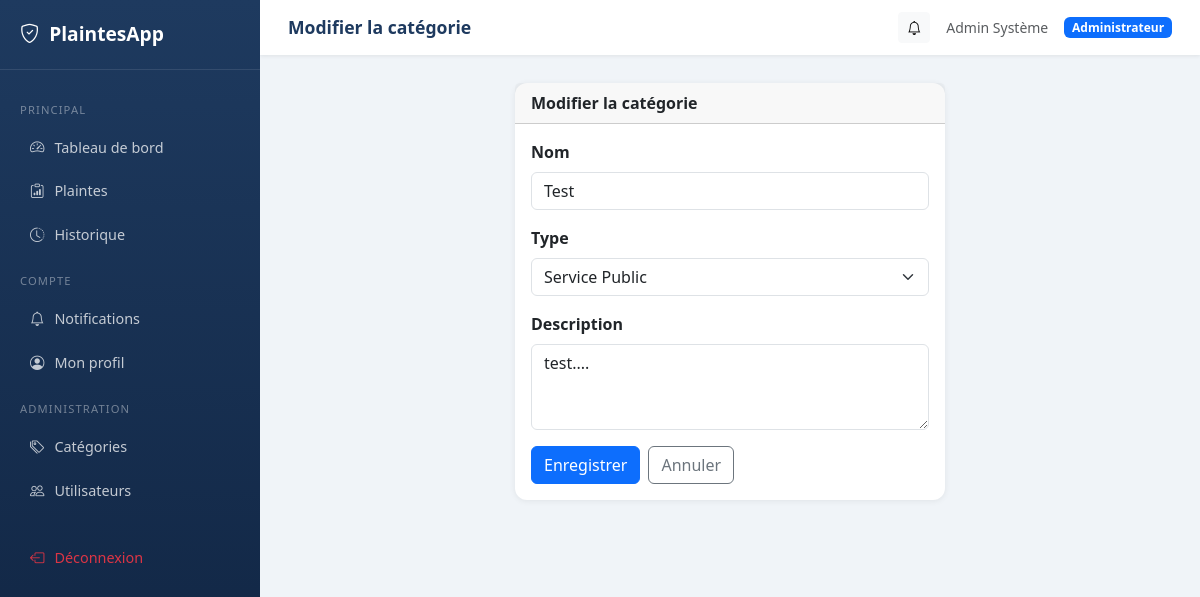
Screenshot of /categories/2/modifier/ (signed in) with the database file from the repository.
### plaintes/models.py (models this page shows, shortened)
class ProfilUtilisateur(models.Model):
    ROLE_CHOICES = [
        ('citoyen', 'Citoyen'),
        ('employe', 'Employé'),
        ('responsable', 'Responsable'),
        ('administrateur', 'Administrateur'),
    ]
    user = models.OneToOneField(User, on_delete=models.CASCADE, related_name='profil')
    role = models.CharField(max_length=20, choices=ROLE_CHOICES, default='citoyen')
    telephone = models.CharField(max_length=20, blank=True)
    adresse = models.TextField(blank=True)
    class Meta:
        verbose_name = "Profil Utilisateur"
        verbose_name_plural = "Profils Utilisateurs"

class Categorie(models.Model):
    TYPE_CHOICES = [
        ('mairie', 'Mairie'),
        ('entreprise', 'Entreprise'),
        ('service_public', 'Service Public'),
        ('environnement', 'Environnement'),
        ('securite', 'Sécurité'),
        ('autre', 'Autre'),
    ]
    nom = models.CharField(max_length=100)
    description = models.TextField(blank=True)
    type = models.CharField(max_length=50, choices=TYPE_CHOICES, default='autre')
    class Meta:
        verbose_name = "Catégorie"
        verbose_name_plural = "Catégories"

### plaintes/views.py (the view)
# urls.py: path('categories/<int:pk>/modifier/', views.modifier_categorie, name='modifier_categorie'),
@login_required
def modifier_categorie(request, pk):
    if not is_admin(request.user):
        return redirect('dashboard')
    cat = get_object_or_404(Categorie, pk=pk)
    form = CategorieForm(request.POST or None, instance=cat)
    if request.method == 'POST' and form.is_valid():
        form.save()
        messages.success(request, "Catégorie modifiée.")
        return redirect('liste_categories')
    return render(request, 'plaintes/form_categorie.html', {'form': form, 'titre': 'Modifier la catégorie'})

### plaintes/forms.py
class CategorieForm(forms.ModelForm):
    class Meta:
        model = Categorie
        fields = ['nom', 'type', 'description']
        widgets = {
            'nom': forms.TextInput(attrs={'class': 'form-control'}),
            'type': forms.Select(attrs={'class': 'form-select'}),
            'description': forms.Textarea(attrs={'class': 'form-control', 'rows': 3}),
        }

### plaintes/views.py (called while the page is built)
def get_user_role(user):
    try:
        return user.profil.role
    except ProfilUtilisateur.DoesNotExist:
        return 'citoyen'

def is_admin(user):
    return get_user_role(user) == 'administrateur'

### plaintes/templates/plaintes/form_categorie.html (shortened to what this page needs)
{% extends 'plaintes/base.html' %}
{% block page_title %}{{ titre }}{% endblock %}
{% block content %}
<div class="row justify-content-center">
  <div class="col-lg-6">
    <div class="card">
      <div class="card-header fw-semibold">{{ titre }}</div>
      <div class="card-body">
        <form method="post">
          {% for field in form %}
          <div class="mb-3">
            <label class="form-label fw-semibold">{{ field.label }}</label>
            {{ field }}
          </div>
          {% endfor %}
          <div class="d-flex gap-2">
            <button type="submit" class="btn btn-primary">Enregistrer</button>
            <a href="{% url 'liste_categories' %}" class="btn btn-outline-secondary">Annuler</a>
          </div>
        </form>
      </div>
    </div>
  </div>
</div>
{% endblock %}

### plaintes/templates/plaintes/base.html (shortened to what this page needs)
<!DOCTYPE html>
<html lang="fr">
<head>
<link href="https://cdn.jsdelivr.net/npm/bootstrap@5.3.0/dist/css/bootstrap.min.css" rel="stylesheet">
<link href="https://cdn.jsdelivr.net/npm/bootstrap-icons@1.10.5/font/bootstrap-icons.css" rel="stylesheet">
</head>
<body>
{% if user.is_authenticated %}
<div class="sidebar" id="sidebar">
  <div class="brand">
    <i class="bi bi-shield-check"></i>
    <span>PlaintesApp</span>
  </div>
  <nav class="mt-3">
    <div class="nav-section">Principal</div>
    <a href="{% url 'dashboard' %}" class="nav-link {% if request.resolver_match.url_name == 'dashboard' %}active{% endif %}">
      <i class="bi bi-speedometer2"></i> Tableau de bord
    </a>
    <a href="{% url 'liste_plaintes' %}" class="nav-link {% if 'plainte' in request.resolver_match.url_name %}active{% endif %}">
      <i class="bi bi-clipboard-data"></i> Plaintes
    </a>
    {% with role=request.user.profil.role %}
    <a href="{% url 'historique' %}" class="nav-link">
      <i class="bi bi-clock-history"></i> Historique
    </a>
    <div class="nav-section">Compte</div>
    <a href="{% url 'notifications' %}" class="nav-link">
      <i class="bi bi-bell"></i> Notifications
    </a>
    <a href="{% url 'mon_profil' %}" class="nav-link">
      <i class="bi bi-person-circle"></i> Mon profil
    </a>
    {% if role == 'administrateur' %}
    <div class="nav-section">Administration</div>
    <a href="{% url 'liste_categories' %}" class="nav-link">
      <i class="bi bi-tags"></i> Catégories
    </a>
    <a href="{% url 'liste_utilisateurs' %}" class="nav-link">
      <i class="bi bi-people"></i> Utilisateurs
    </a>
    {% endif %}
    {% endwith %}
    <div class="nav-section"></div>
    <a href="{% url 'logout' %}" class="nav-link text-danger">
      <i class="bi bi-box-arrow-left"></i> Déconnexion
    </a>
  </nav>
</div>
<div class="main-content">
  <div class="topbar">
    <div class="d-flex align-items-center gap-3">
      <span class="page-title">{% block page_title %}Tableau de bord{% endblock %}</span>
    </div>
    <div class="d-flex align-items-center gap-3">
      <a href="{% url 'notifications' %}" class="btn btn-sm btn-light position-relative">
        <i class="bi bi-bell"></i>
      </a>
      <span class="text-muted small">{{ request.user.get_full_name|default:request.user.username }}</span>
      <span class="badge bg-primary">{{ request.user.profil.get_role_display|default:"Citoyen" }}</span>
    </div>
  </div>
  <div class="content-area">
    {% block content %}{% endblock %}
  </div>
</div>
{% else %}
{% block auth_content %}{% endblock %}
{% endif %}
</body>
</html>

### plaintes/templates/plaintes/base.html (style rules this page uses)
:root { --primary: #1a56db; --sidebar-width: 260px; }
body { background: #f0f4f8; font-family: 'Segoe UI', sans-serif; }
.sidebar { width: var(--sidebar-width); min-height: 100vh; background: linear-gradient(180deg, #1e3a5f 0%, #0f2340 100%); position: fixed; top: 0; left: 0; z-index: 100; padding-top: 20px; transition: transform .3s; }
.sidebar .brand { color: #fff; font-size: 1.2rem; font-weight: 700; padding: 0 20px 20px; border-bottom: 1px solid rgba(255,255,255,.1); display: flex; align-items: center; gap: 10px; }
.sidebar .nav-link { color: rgba(255,255,255,.75); padding: 10px 20px; display: flex; align-items: center; gap: 10px; border-radius: 8px; margin: 2px 10px; font-size: .9rem; transition: all .2s; }
.sidebar .nav-section { font-size: .7rem; text-transform: uppercase; letter-spacing: .1em; color: rgba(255,255,255,.4); padding: 16px 20px 6px; }
.main-content { margin-left: var(--sidebar-width); padding: 0; min-height: 100vh; }
.topbar { background: #fff; box-shadow: 0 1px 4px rgba(0,0,0,.08); padding: 12px 28px; display: flex; align-items: center; justify-content: space-between; position: sticky; top: 0; z-index: 99; }
.topbar .page-title { font-size: 1.1rem; font-weight: 600; color: #1e3a5f; }
.content-area { padding: 28px; }
.card { border: none; border-radius: 12px; box-shadow: 0 1px 6px rgba(0,0,0,.07); }

### rows the page displays
Categorie: form "Test" "Service Public" "test...."

### other values shown
{{ titre }} "Modifier la catégorie"
{{ request.user.get_full_name|default:request.user.username }} "Admin Système"
{{ request.user.profil.get_role_display|default:"Citoyen" }} "Administrateur"
{{ field.label }} "Nom" "Type" "Description"
